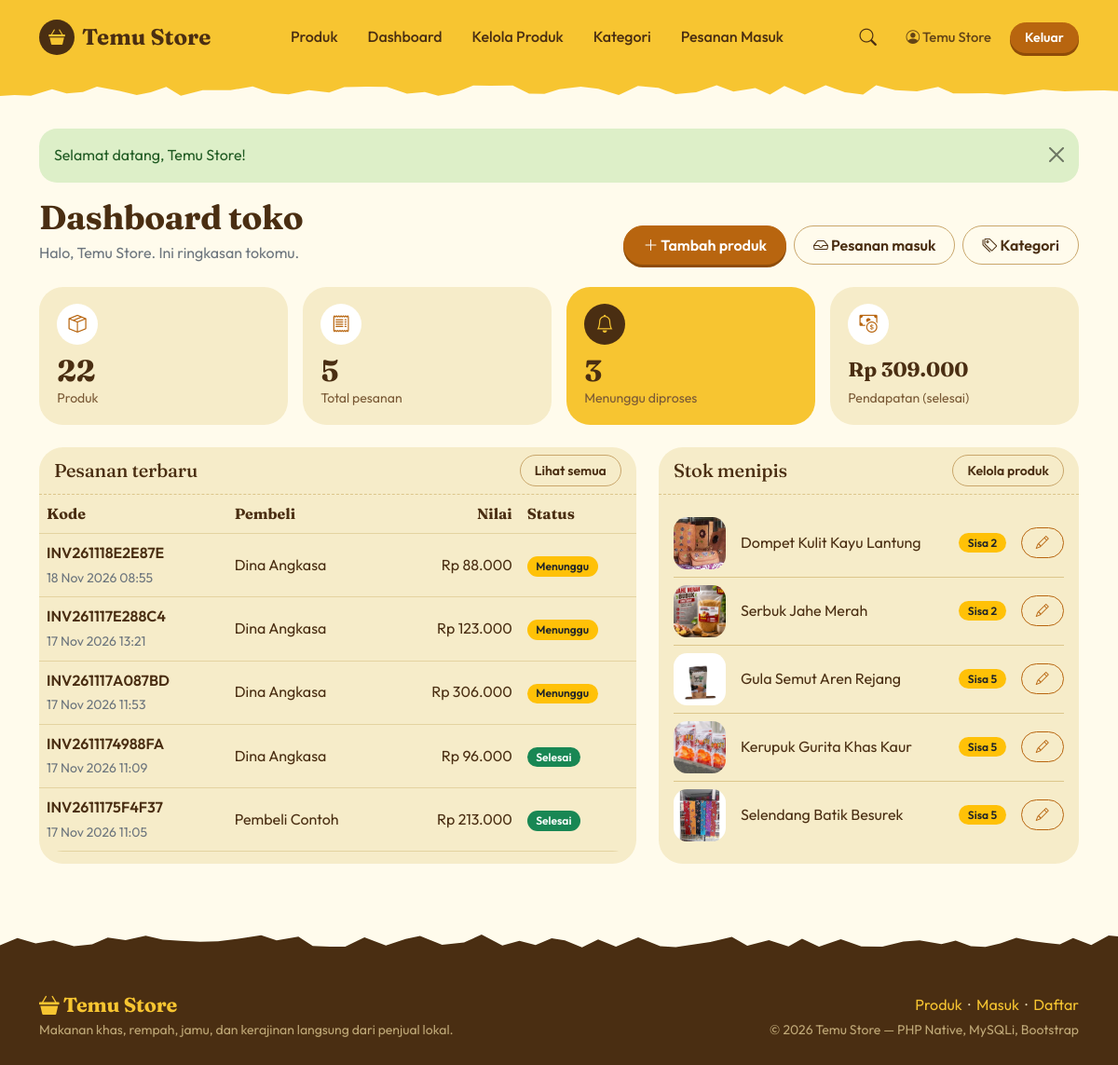
The app's page /marketplace/penjual/dashboard.php (signed in) with its own data.
### tables this page shows
CREATE TABLE `pesanan` (
  `id_pesanan` int(10) UNSIGNED NOT NULL,
  `kode_pesanan` varchar(30) NOT NULL,
  `id_pembeli` int(10) UNSIGNED NOT NULL,
  `tanggal_pesanan` datetime NOT NULL DEFAULT current_timestamp(),
  `total_harga` decimal(14,2) NOT NULL,
  `status` enum('pending','diproses','dikirim','selesai','dibatalkan') NOT NULL DEFAULT 'pending',
  `nama_penerima` varchar(100) NOT NULL,
  `no_hp_penerima` varchar(20) NOT NULL,
  `alamat_pengiriman` text NOT NULL,
  `catatan` varchar(255) DEFAULT NULL
);

CREATE TABLE `users` (
  `id_user` int(10) UNSIGNED NOT NULL,
  `nama` varchar(100) NOT NULL,
  `email` varchar(100) NOT NULL,
  `password` varchar(255) NOT NULL,
  `role` enum('penjual','pembeli') NOT NULL DEFAULT 'pembeli',
  `no_hp` varchar(20) DEFAULT NULL,
  `alamat` text DEFAULT NULL,
  `created_at` timestamp NOT NULL DEFAULT current_timestamp()
);

CREATE TABLE `produk` (
  `id_produk` int(10) UNSIGNED NOT NULL,
  `id_penjual` int(10) UNSIGNED NOT NULL,
  `id_kategori` int(10) UNSIGNED NOT NULL,
  `nama_produk` varchar(150) NOT NULL,
  `deskripsi` text DEFAULT NULL,
  `harga` decimal(12,2) NOT NULL,
  `stok` int(10) UNSIGNED NOT NULL DEFAULT 0,
  `gambar` varchar(255) DEFAULT NULL,
  `created_at` timestamp NOT NULL DEFAULT current_timestamp()
);

### marketplace/penjual/dashboard.php (the view, shortened to what this page needs)
<?php
require_once __DIR__ . '/../includes/header.php';
$idPenjual = (int)$user['id_user'];
$stmt = $koneksi->prepare(
    "SELECT (SELECT COUNT(*) FROM produk WHERE id_penjual = ?) AS jml_produk,
            COUNT(DISTINCT ps.id_pesanan) AS jml_pesanan,
            COUNT(DISTINCT CASE WHEN ps.status = 'pending' THEN ps.id_pesanan END) AS jml_baru,
            COALESCE(SUM(CASE WHEN ps.status = 'selesai' THEN d.subtotal END), 0) AS pendapatan
     FROM detail_pesanan d
     JOIN produk p   ON p.id_produk   = d.id_produk
     JOIN pesanan ps ON ps.id_pesanan = d.id_pesanan
     WHERE p.id_penjual = ?"
);
$stmt->bind_param('ii', $idPenjual, $idPenjual);
$stmt->execute();
$ring = $stmt->get_result()->fetch_assoc();
$stmt = $koneksi->prepare(
    'SELECT ps.id_pesanan, ps.kode_pesanan, ps.tanggal_pesanan, ps.status, u.nama AS nama_pembeli,
            SUM(d.subtotal) AS total_toko
     FROM detail_pesanan d
     JOIN produk p   ON p.id_produk   = d.id_produk
     JOIN pesanan ps ON ps.id_pesanan = d.id_pesanan
     JOIN users u    ON u.id_user     = ps.id_pembeli
     WHERE p.id_penjual = ?
     GROUP BY ps.id_pesanan, ps.kode_pesanan, ps.tanggal_pesanan, ps.status, u.nama
     ORDER BY ps.tanggal_pesanan DESC, ps.id_pesanan DESC
     LIMIT 5'
);
$stmt->bind_param('i', $idPenjual);
$stmt->execute();
$terbaru = $stmt->get_result()->fetch_all(MYSQLI_ASSOC);
$stmt = $koneksi->prepare(
    'SELECT id_produk, nama_produk, stok, gambar FROM produk
     WHERE id_penjual = ? AND stok <= 10 ORDER BY stok ASC, nama_produk LIMIT 5'
);
$stmt->bind_param('i', $idPenjual);
$stmt->execute();
$menipis = $stmt->get_result()->fetch_all(MYSQLI_ASSOC);
?>
<div class="d-flex flex-wrap justify-content-between align-items-end gap-3 mb-4">
    <div>
        <h1 class="mb-1" style="font-size:clamp(1.7rem,3vw,2.3rem)">Dashboard toko</h1>
        <p class="text-secondary mb-0">Halo, <?= e($user['nama']) ?>. Ini ringkasan tokomu.</p>
    </div>
    <div class="d-flex flex-wrap gap-2">
        <a class="btn btn-brand" href="<?= e(url('penjual/produk_form.php')) ?>"><i class="bi bi-plus-lg"></i> Tambah produk</a>
        <a class="btn btn-outline-secondary" href="<?= e(url('penjual/pesanan.php')) ?>"><i class="bi bi-inbox"></i> Pesanan masuk</a>
        <a class="btn btn-outline-secondary" href="<?= e(url('penjual/kategori.php')) ?>"><i class="bi bi-tags"></i> Kategori</a>
    </div>
</div>
<div class="row row-cols-2 row-cols-lg-4 g-3 mb-4">
    <div class="col"><div class="kartu-stat"><span class="ikon"><i class="bi bi-box-seam"></i></span><b><?= (int)$ring['jml_produk'] ?></b><span>Produk</span></div></div>
    <div class="col"><div class="kartu-stat"><span class="ikon"><i class="bi bi-receipt"></i></span><b><?= (int)$ring['jml_pesanan'] ?></b><span>Total pesanan</span></div></div>
    <div class="col"><div class="kartu-stat <?= (int)$ring['jml_baru'] > 0 ? 'sorot' : '' ?>"><span class="ikon"><i class="bi bi-bell"></i></span><b><?= (int)$ring['jml_baru'] ?></b><span>Menunggu diproses</span></div></div>
    <div class="col"><div class="kartu-stat"><span class="ikon"><i class="bi bi-cash-coin"></i></span><b class="kecil"><?= rupiah($ring['pendapatan']) ?></b><span>Pendapatan (selesai)</span></div></div>
</div>
<div class="row g-4">
    <div class="col-lg-7">
        <div class="card h-100">
            <div class="card-header d-flex justify-content-between align-items-center">
                <h2 class="h5 mb-0">Pesanan terbaru</h2>
                <a class="btn btn-sm btn-outline-secondary" href="<?= e(url('penjual/pesanan.php')) ?>">Lihat semua</a>
            </div>
            <?php if (!$terbaru): ?>
                <div class="card-body text-secondary">Belum ada pesanan untuk produkmu.</div>
            <?php else: ?>
            <div class="table-responsive">
                <table class="table align-middle mb-0">
                    <thead><tr><th>Kode</th><th>Pembeli</th><th class="text-end">Nilai</th><th>Status</th></tr></thead>
                    <tbody>
                    <?php foreach ($terbaru as $t): ?>
                        <tr>
                            <td><span class="fw-semibold"><?= e($t['kode_pesanan']) ?></span><br><small class="text-secondary"><?= e(date('d M Y H:i', strtotime($t['tanggal_pesanan']))) ?></small></td>
                            <td><?= e($t['nama_pembeli']) ?></td>
                            <td class="text-end"><?= rupiah($t['total_toko']) ?></td>
                            <td><?= label_status($t['status']) ?></td>
                        </tr>
                    <?php endforeach; ?>
                    </tbody>
                </table>
            </div>
            <?php endif; ?>
        </div>
    </div>
    <div class="col-lg-5">
        <div class="card h-100">
            <div class="card-header d-flex justify-content-between align-items-center">
                <h2 class="h5 mb-0">Stok menipis</h2>
                <a class="btn btn-sm btn-outline-secondary" href="<?= e(url('penjual/produk.php')) ?>">Kelola produk</a>
            </div>
            <div class="card-body">
                <?php if (!$menipis): ?>
                    <p class="text-secondary mb-0">Semua stok aman (di atas 10).</p>
                <?php else: ?>
                <ul class="list-group list-group-flush">
                    <?php foreach ($menipis as $m): ?>
                    <li class="list-group-item d-flex align-items-center gap-3 px-0">
                        <?= gambar_produk($m, 'img-thumb') ?>
                        <span class="flex-grow-1"><?= e($m['nama_produk']) ?></span>
                        <?php if ((int)$m['stok'] === 0): ?>
                            <span class="badge bg-danger">Habis</span>
                        <?php else: ?>
                            <span class="badge bg-warning text-dark">Sisa <?= (int)$m['stok'] ?></span>
                        <?php endif; ?>
                        <a class="btn btn-sm btn-outline-primary" href="<?= e(url('penjual/produk_form.php?id=' . (int)$m['id_produk'])) ?>" title="Ubah stok" aria-label="Ubah stok <?= e($m['nama_produk']) ?>"><i class="bi bi-pencil"></i></a>
                    </li>
                    <?php endforeach; ?>
                </ul>
                <?php endif; ?>
            </div>
        </div>
    </div>
</div>
<?php require_once __DIR__ . '/../includes/footer.php'; ?>

### marketplace/includes/functions.php (shortened to what this page needs)
<?php
function e($teks): string
{
    return htmlspecialchars((string)$teks, ENT_QUOTES, 'UTF-8');
}
function rupiah($angka): string
{
    return 'Rp ' . number_format((float)$angka, 0, ',', '.');
}
function url(string $path = ''): string
{
    return BASE_URL . '/' . ltrim($path, '/');
}
function user_aktif(): ?array
{
    return $_SESSION['user'] ?? null;
}
function gambar_produk(array $p, string $kelas = ''): string
{
    if (!empty($p['gambar'])) {
        return '<img src="' . e(url('uploads/produk/' . $p['gambar'])) . '" class="' . e($kelas) . '" alt="' . e($p['nama_produk']) . '">';
    }
    $nama   = (string)$p['nama_produk'];
    $warna  = ['#FBE7A1', '#FFD9A8', '#F6C9C2', '#D8EBC0', '#F2E3B5'];
    $tint   = $warna[abs(crc32($nama)) % count($warna)];
    return '<div class="img-placeholder ' . e($kelas) . '" style="--tint:' . $tint . '" role="img" aria-label="' . e($nama) . '"><span>' . emoji_produk($nama) . '</span></div>';
}
function label_status(string $status): string
{
    $map = [
        'pending'    => ['warning text-dark', 'Menunggu'],
        'diproses'   => ['info text-dark',    'Diproses'],
        'dikirim'    => ['primary',           'Dikirim'],
        'selesai'    => ['success',           'Selesai'],
        'dibatalkan' => ['danger',            'Dibatalkan'],
    ];
    [$warna, $teks] = $map[$status] ?? ['secondary', $status];
    return '<span class="badge bg-' . $warna . '">' . e($teks) . '</span>';
}

### marketplace/assets/css/style.css (style rules this page uses)
:root { --butter: #F7C531; --honey: #EDA81C; --cream: #FFF6D8; --page: #FFFBEC; --card: #F6ECC9; --ink: #4A2E12; --ink-soft: #7A5A36; --amber: #B8650F; --amber-dark: #8F4C08; --leaf: #2F7D32; --berry: #D7263D; --bs-body-font-family: "Outfit", "Segoe UI", system-ui, sans-serif; --bs-body-color: var(--ink); --bs-body-bg: var(--page); --bs-link-color: var(--amber); --bs-link-hover-color: var(--amber-dark); --bs-border-color: #E9D9A8; }
body { background: var(--page); color: var(--ink); font-size: 1rem; line-height: 1.6; }
h1, h2, h3, h4, h5, h6, .judul { font-family: "Fraunces", Georgia, "Times New Roman", serif; font-weight: 700; letter-spacing: -.01em; line-height: 1.2; color: var(--ink); }
a { color: var(--amber); }
.btn { border-radius: 999px; font-weight: 600; padding: .5rem 1.25rem; transition: background-color .15s, transform .15s; }
.btn-sm { padding: .32rem .95rem; }
.btn-brand { background: var(--amber); border-color: var(--amber); color: #fff; box-shadow: 0 3px 0 var(--amber-dark); }
.btn-outline-secondary { --bs-btn-color: var(--ink); --bs-btn-border-color: #C9A66B; --bs-btn-hover-bg: var(--ink); --bs-btn-hover-border-color: var(--ink); --bs-btn-hover-color: #fff; --bs-btn-active-bg: var(--ink); --bs-btn-active-border-color: var(--ink); }
.btn-outline-primary { --bs-btn-color: var(--amber); --bs-btn-border-color: var(--amber); --bs-btn-hover-bg: var(--amber); --bs-btn-hover-border-color: var(--amber); --bs-btn-active-bg: var(--amber-dark); --bs-btn-active-border-color: var(--amber-dark); }
.img-thumb { width: 56px; height: 56px; object-fit: cover; border-radius: .9rem; }
.card { background: var(--card); border: 0; border-radius: 1.6rem; box-shadow: none !important; }
.card-header { background: transparent; border-bottom: 1.5px dashed #DCC68B; }
.table { --bs-table-bg: transparent; --bs-table-color: var(--ink); --bs-table-hover-bg: rgba(247, 197, 49, .18); --bs-table-border-color: #E4D3A0; }
.table thead th { font-family: "Fraunces", Georgia, serif; font-weight: 700; }
.card .table-responsive { border-radius: 1.6rem; }
.list-group-item { background: transparent; border-color: #DCC68B; color: var(--ink); }
.badge { border-radius: 999px; font-weight: 600; padding: .4em .8em; }
.kartu-stat { background: var(--card); border-radius: 1.6rem; padding: 1.1rem 1.2rem; height: 100%; display: flex; flex-direction: column; gap: .1rem; }
.kartu-stat .ikon { width: 44px; height: 44px; border-radius: 50%; background: #fff; color: var(--amber); display: grid; place-items: center; font-size: 1.2rem; margin-bottom: .5rem; }
.kartu-stat b { font-family: "Fraunces", Georgia, serif; font-size: 2rem; line-height: 1.1; color: var(--ink); }
.kartu-stat b.kecil { font-size: 1.35rem; padding: .35rem 0; }
.kartu-stat > span:last-child { font-size: .88rem; color: var(--ink-soft); }
.kartu-stat.sorot { background: var(--butter); }
.kartu-stat.sorot .ikon { background: var(--ink); color: var(--butter); }

### records on screen
pesanan: kode_pesanan "INV261118E2E87E", tanggal_pesanan "18 Nov 2026 08:55", id_pembeli.nama "Dina Angkasa", total_toko "Rp 88.000", teks "Menunggu"
pesanan: kode_pesanan "INV261117E288C4", tanggal_pesanan "17 Nov 2026 13:21", id_pembeli.nama "Dina Angkasa", total_toko "Rp 123.000", teks "Menunggu"
pesanan: kode_pesanan "INV261117A087BD", tanggal_pesanan "17 Nov 2026 11:53", id_pembeli.nama "Dina Angkasa", total_toko "Rp 306.000", teks "Menunggu"
pesanan: kode_pesanan "INV2611174988FA", tanggal_pesanan "17 Nov 2026 11:09", id_pembeli.nama "Dina Angkasa", total_toko "Rp 96.000", teks "Selesai"
pesanan: kode_pesanan "INV2611175F4F37", tanggal_pesanan "17 Nov 2026 11:05", id_pembeli.nama "Pembeli Contoh", total_toko "Rp 213.000", teks "Selesai"
produk: gambar (picture), nama_produk "Dompet Kulit Kayu Lantung", stok "2"
produk: gambar (picture), nama_produk "Serbuk Jahe Merah", stok "2"
produk: gambar (picture), nama_produk "Gula Semut Aren Rejang", stok "5"
produk: gambar (picture), nama_produk "Kerupuk Gurita Khas Kaur", stok "5"
produk: gambar (picture), nama_produk "Selendang Batik Besurek", stok "5"

### other values on screen
$user['nama'] "Temu Store"
$flash['pesan'] "Selamat datang, Temu Store!"
$ring['jml_produk'] "22"
$ring['jml_pesanan'] "5"
$ring['jml_baru'] "3"
rupiah($ring['pendapatan']) "Rp 309.000"
